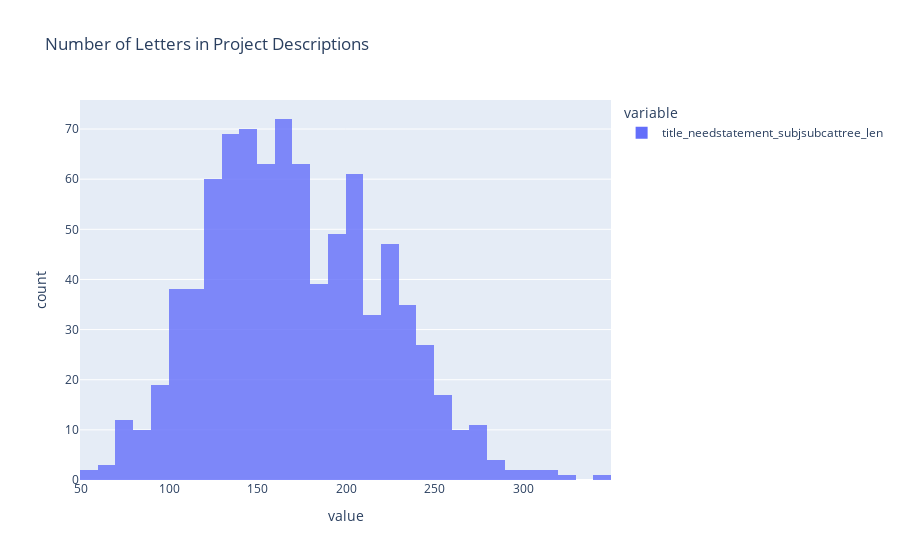

The notebook cell this image was saved under:
### Code cell
fig = px.histogram(
    projects_df['title_needstatement_subjsubcattree_len'],
    title="Number of Letters in Project Descriptions",
    labels = dict(x="Number of Letters", y="Count"),
    opacity=0.8
    )
fig.show()

### Figure 1 — Plotly figure (JSON) as saved in the notebook; plotly's stock layout.template omitted (floating-point values rounded to 4 significant figures; data arrays with more than 128 entries replaced by an {"elided": "..."} marker saying what was removed)
{"data": [{"alignmentgroup": "True", "bingroup": "x", "hovertemplate": "variable=title_needstatement_subjsubcattree_len<br>value=%{x}<br>count=%{y}<extra></extra>", "legendgroup": "title_needstatement_subjsubcattree_len", "marker": {"color": "#636efa", "opacity": 0.8, "pattern": {"shape": ""}}, "name": "title_needstatement_subjsubcattree_len", "offsetgroup": "title_needstatement_subjsubcattree_len", "orientation": "v", "showlegend": true, "type": "histogram", "x": {"elided": "860 int values"}, "xaxis": "x", "yaxis": "y"}], "layout": {"barmode": "relative", "legend": {"title": {"text": "variable"}, "tracegroupgap": 0}, "title": {"text": "Number of Letters in Project Descriptions"}, "xaxis": {"anchor": "y", "domain": [0, 1], "title": {"text": "value"}}, "yaxis": {"anchor": "x", "domain": [0, 1], "title": {"text": "count"}}}}
